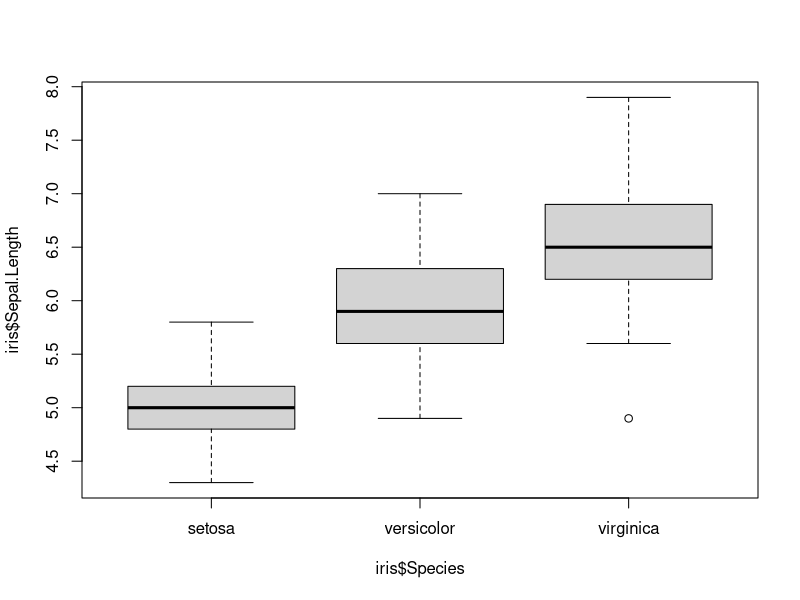
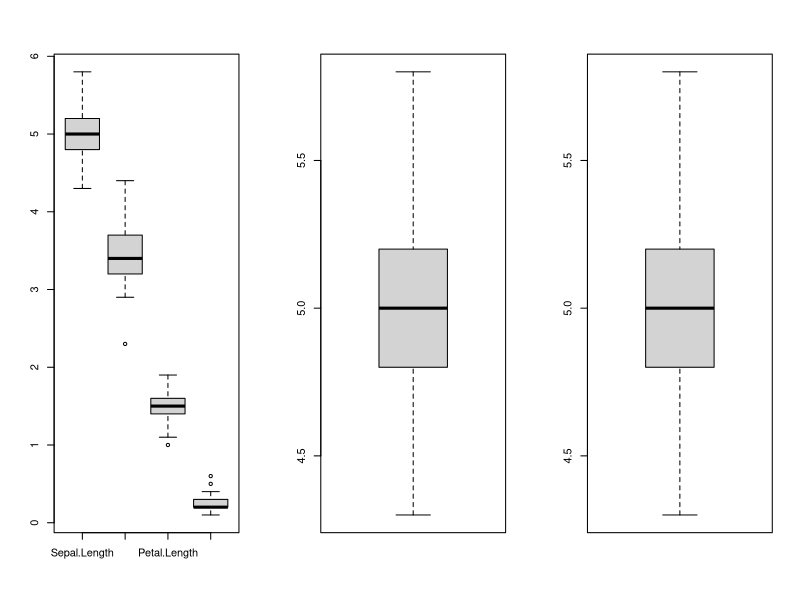
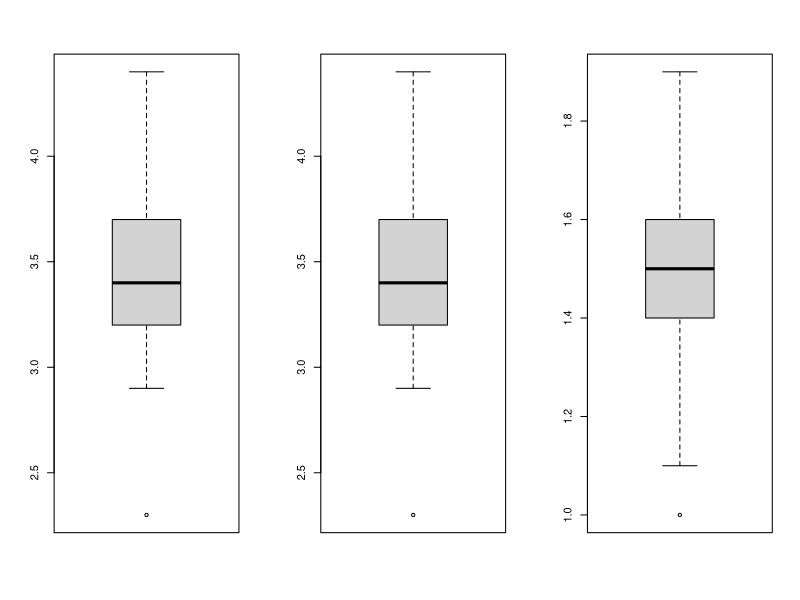
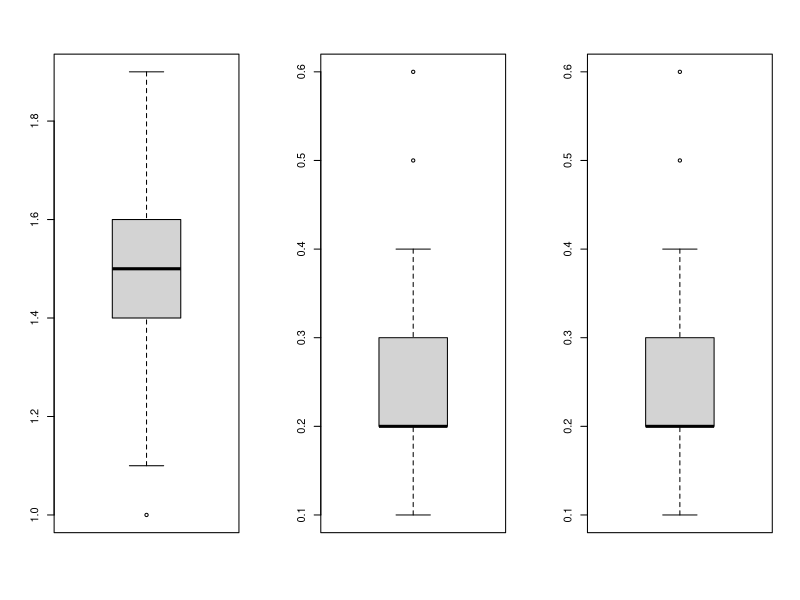
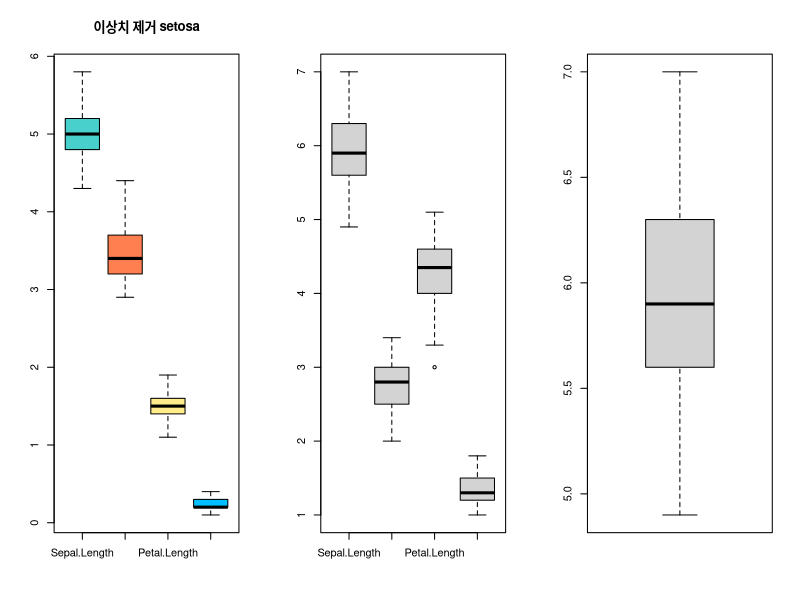
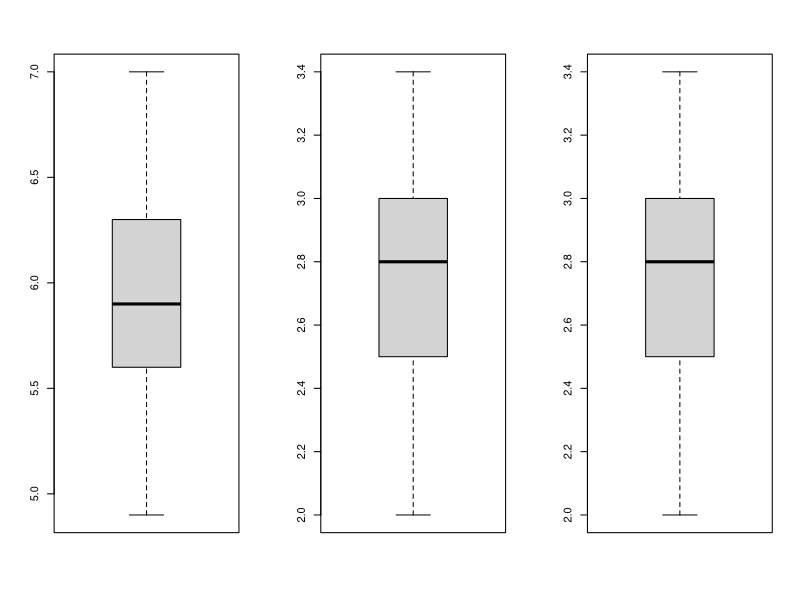
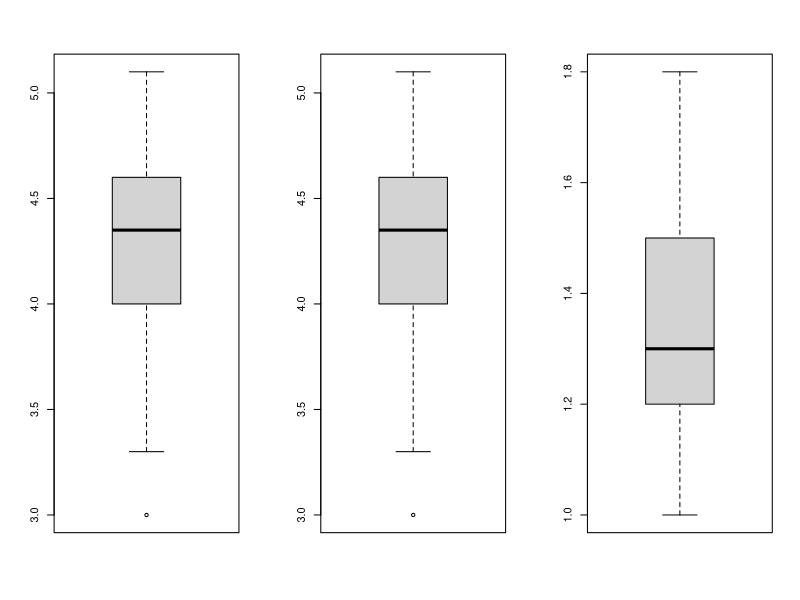
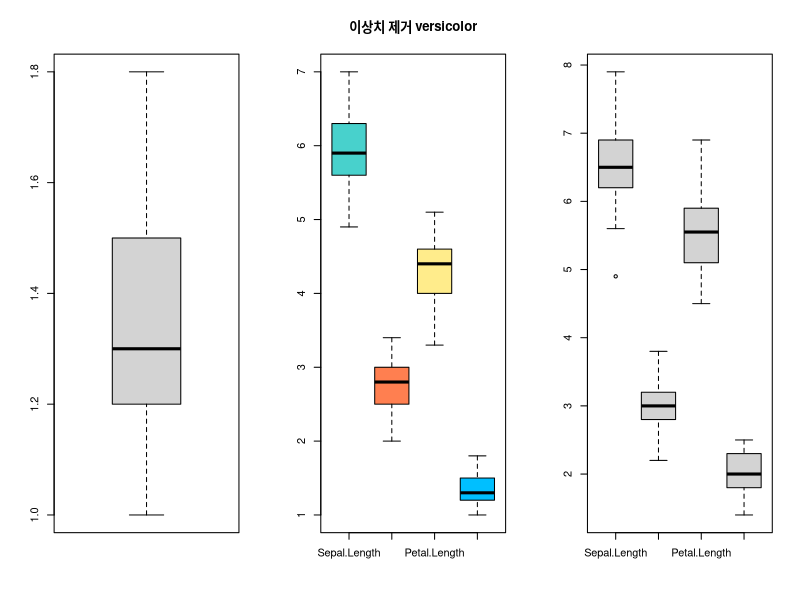

The R source for these figures, in order:
library(reshape)
library(dplyr)

boxplot(iris$Sepal.Length~iris$Species)

# 이상치 = Q1-1.5*IQR 보다 작거나
#          Q3+1.5*IQR 보다 큰 값
# IQR(Inter-Quartile Range)
# 참고 : https://m.blog.naver.com/PostView.nhn?blogId=2000051148&logNo=221157875274&proxyReferer=https%3A%2F%2Fwww.google.com%2F
str(iris)
summary(iris)
colors <- c("MediumTurquoise","Coral","LightGoldenrod1","DeepSkyblue")

par(mfrow=c(1,3))
# 이상치를 제거한 boxplot 
setosa <- iris %>% filter(Species=="setosa") %>% select(-Species)
boxplot(setosa)$stats
for (i in 1:4) {
  setosa[,i] <- ifelse(setosa[,i] < boxplot(setosa[,i])$stats[1] | setosa[,i] > boxplot(setosa[,i])$stats[5], NA, setosa[,i])
}
boxplot(setosa, na.rm=T, col=colors, main = "이상치 제거 setosa")


versicolor <- iris %>% filter(Species=="versicolor") %>% select(-Species)
boxplot(versicolor)$stats
for (i in 1:4) {
  versicolor[,i] <- ifelse(versicolor[,i] < boxplot(versicolor[,i])$stats[1] | versicolor[,i] > boxplot(versicolor[,i])$stats[5], NA, versicolor[,i])
}
boxplot(versicolor, na.rm=T, col=colors, main = "이상치 제거 versicolor")


virginica <- iris %>% filter(Species=="virginica") %>% select(-Species)
boxplot(virginica)$stats
for (i in 1:4) {
  virginica[,i] <- ifelse(virginica[,i] < boxplot(virginica[,i])$stats[1] | virginica[,i] > boxplot(virginica[,i])$stats[5], NA, virginica[,i])
}
boxplot(virginica, na.rm=T, col=colors, main = "이상치 제거 virginica")

par(mfrow=c(1,3))


par(mfrow=c(1,3))

install.packages("ggplot2")
library(ggplot2)
library(dplyr)

c("MediumTurquoise","Coral","DeepSkyblue","salmon","LightSkyBlue","Pink1",
  "IndianRed2","PaleGreen2","Plum","LightGoldenrod1","Sienna","OliveDrab",
  "CadetBlue2","Mediumpurple1","PaleVioletRed1","Gray40")

library(reshape2)

x <- melt(iris, id ="Species") 

ggplot(data=x , aes(x=variable, y=value, fill = variable)) + 
  geom_boxplot() + 
  facet_wrap(~Species) +
  theme_bw() + 
  theme(axis.text.x=element_text(angle=45, hjust=1))
